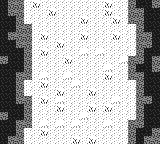

Tiled map render using the project's own tile images. Description and the whole map definition, tile-layer contents included, below:
An orthogonal 20x18 tile map with 8x8 px tiles, 1 tile layer (Tile Layer 1).

<map version="1.10" tiledversion="1.11.2" orientation="orthogonal" renderorder="right-down" width="20" height="18" tilewidth="8" tileheight="8" infinite="0" nextlayerid="2" nextobjectid="1">
 <tileset firstgid="1" source="tileset.tsx" />
 <layer id="1" name="Tile Layer 1" width="20" height="18">
  <data encoding="csv">
2,1,1,7,3,7,7,7,7,7,7,7,7,3,7,7,1,2,2,1,
2,1,1,7,7,7,3,7,7,7,7,7,7,3,7,7,1,1,2,2,
2,2,1,7,7,7,7,7,7,7,3,7,7,7,3,7,1,1,2,2,
2,2,1,1,7,7,7,7,7,7,7,7,7,7,7,7,7,1,2,2,
2,1,1,1,7,3,7,7,7,7,3,7,7,7,3,7,7,1,1,2,
2,2,1,1,7,7,7,3,7,7,7,7,7,7,7,7,7,1,1,2,
2,2,2,1,7,3,7,7,7,7,4,7,4,7,7,7,7,1,2,2,
1,2,2,1,7,7,7,7,3,7,7,7,7,7,7,4,1,1,2,1,
2,2,2,1,7,7,7,7,7,7,7,7,7,4,7,7,1,2,2,1,
2,2,1,1,7,4,7,7,4,7,7,7,7,3,7,7,1,1,2,2,
2,2,1,7,7,3,7,7,7,4,7,7,7,7,7,7,7,1,2,2,
2,2,1,7,7,7,7,3,7,7,7,3,7,7,7,7,7,1,2,2,
2,2,1,1,7,3,7,4,7,7,7,7,7,7,4,7,7,1,1,2,
2,2,2,1,7,7,7,3,7,7,7,3,7,3,7,7,7,1,2,2,
1,2,2,1,7,7,7,7,7,7,4,7,7,7,7,7,7,1,2,2,
2,2,1,1,7,4,7,4,7,4,7,7,7,4,7,7,1,1,2,2,
2,2,1,7,7,3,7,7,7,7,7,7,7,7,7,7,1,2,2,1,
2,1,1,7,7,7,7,7,7,3,7,3,7,7,7,7,1,2,1,1
</data>
 </layer>
</map>